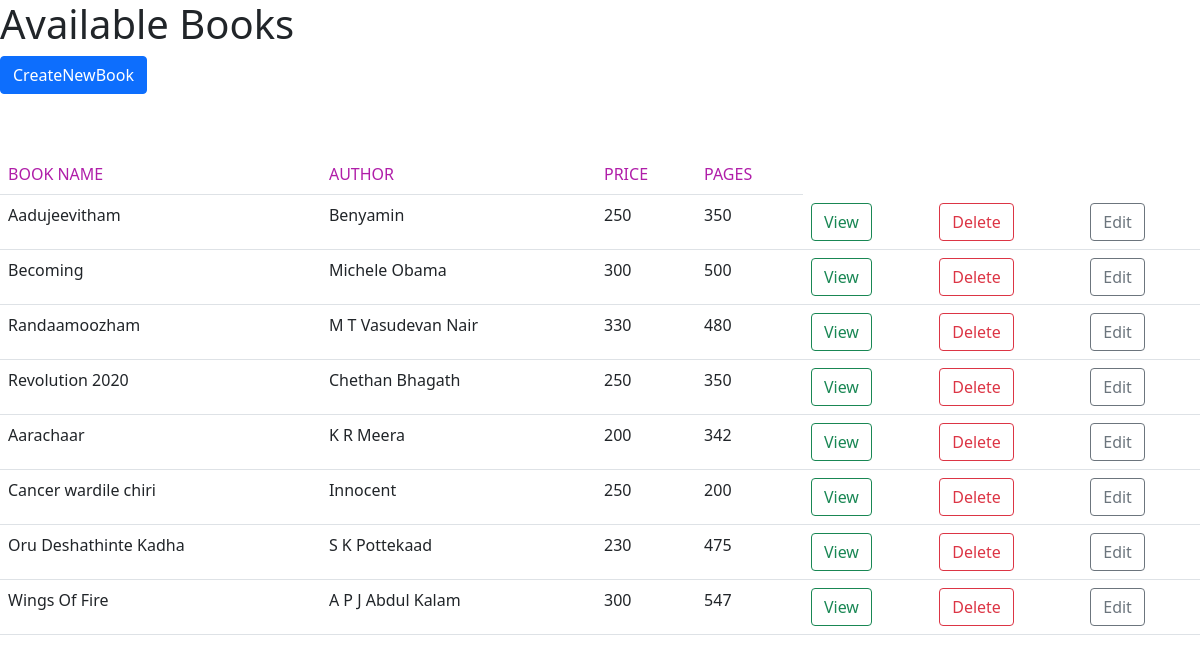
The app's page /books/list (signed in), older data.
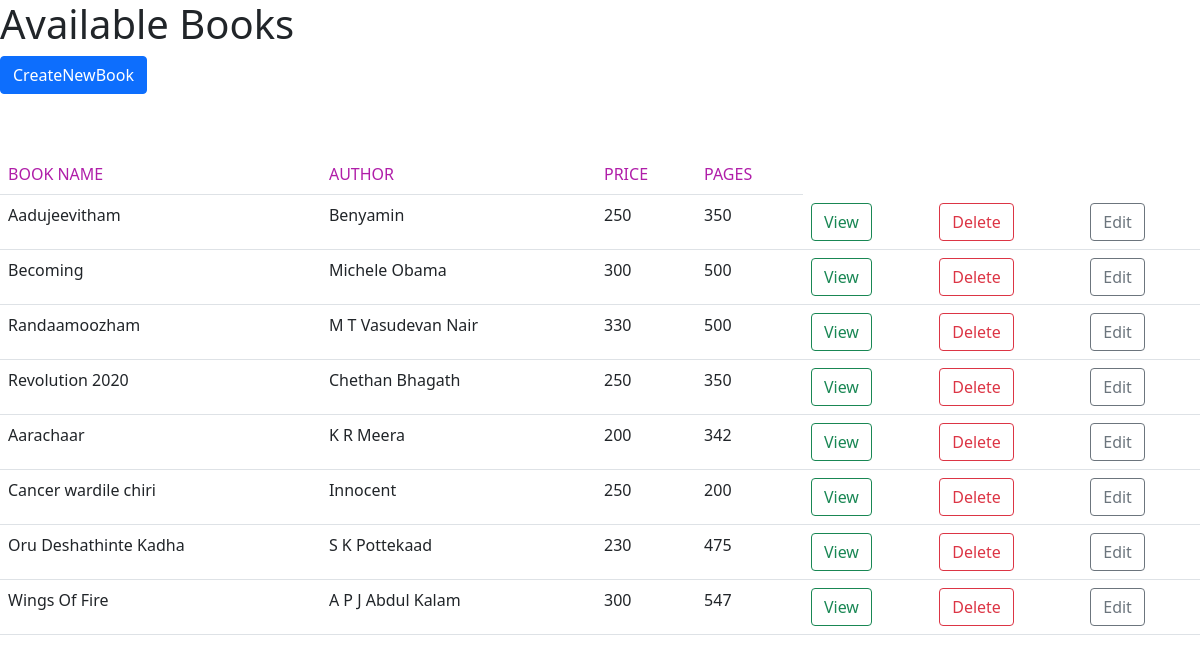
The same page, newer data.
### book/models.py (models this page shows, shortened)
class Book(models.Model):
    book_name=models.CharField(max_length=150,unique=True) #unique=true is to avoid duplicate
    auther = models.CharField(max_length=150)
    price = models.IntegerField()
    pages = models.IntegerField()

### book/decorators.py (the view)
    def wrapper(request,*args,**kwargs): #request is the argument. bt in details there iare 2 arguments request and id, so there is a chance that we have many more aeguments. so using *args and **kwargs
        if not request.user.is_authenticated:
            return redirect("userlogin")
        return func(request,*args,**kwargs)

### book/views.py (called while the page is built)
@login_required
def list_all_book(request):#this name is given in urls
    context={}
    books = Book.objects.all()
    context["books"]=books
    return render(request,"book/listallbooks.html",context)

### book/templates/book/listallbooks.html (shortened to what this page needs)
<!DOCTYPE html>
<html lang="en">
<head>
<link href="https://cdn.jsdelivr.net/npm/bootstrap@5.0.0-beta3/dist/css/bootstrap.min.css" rel="stylesheet">
</head>
<body>
<h1>Available Books</h1>
<div>
    <a href="{%url 'createbook'%}" class="btn btn-primary">CreateNewBook</a>
</div>
<table class="table">
    <tr style="color:#b01ea9">
        <td>BOOK NAME</td>
        <td>AUTHOR</td>
        <td>PRICE</td>
        <td>PAGES</td>
    </tr>
    {%for book in books%}
    <tr>
        <td>{{book.book_name}}</td>
        <td>{{book.auther}}</td>
        <td>{{book.price}}</td>
        <td>{{book.pages}}</td>
        <td><a href="{%url 'detail' book.id%}" class="btn btn-outline-success">View</a> </td>
        <td><a href="{%url 'deletebook' book.id%}" class="btn btn-outline-danger">Delete</a> </td>
        <td><a href="{%url 'editbook' book.id%}" class="btn btn-outline-secondary">Edit</a> </td>
    </tr>
    {%endfor%}
</table>
</body>
</html>

Row changes from the older to the newer data that the page shows:
changed Book "Randaamoozham": pages "480" → "500"
